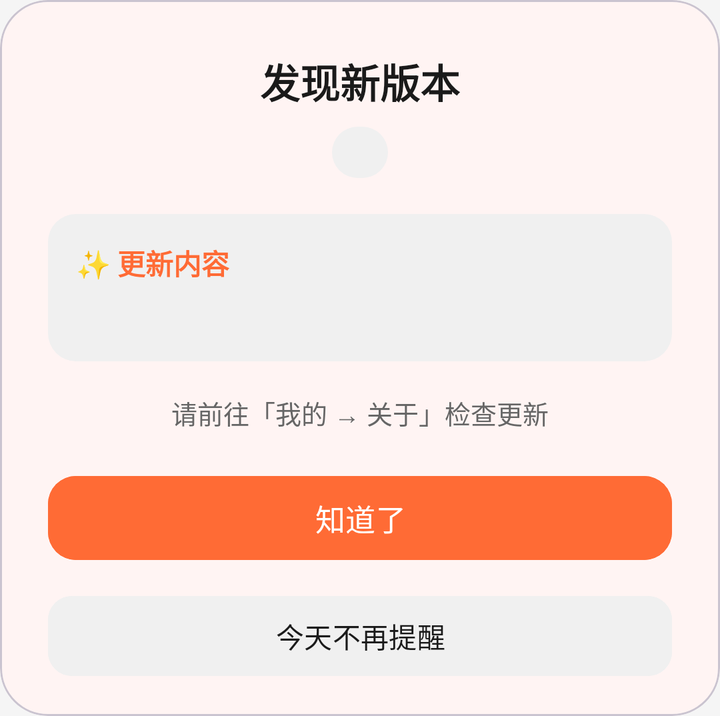
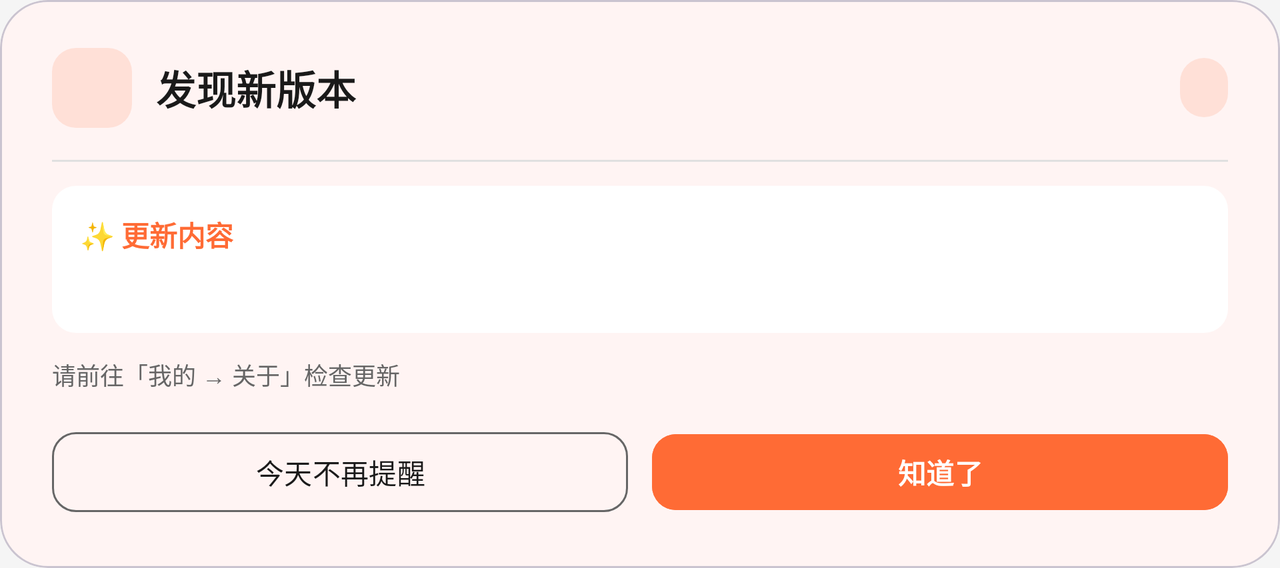

An Android layout and its configuration variant, each rendered on a device that would load it. The default file and the variant file are quoted in full after the pictures.
<!-- AndroidManifest.xml: application theme Theme.MyMovieStore -->
<!-- res/layout/dialog_update_tip.xml -->
<?xml version="1.0" encoding="utf-8"?>
<com.google.android.material.card.MaterialCardView xmlns:android="http://schemas.android.com/apk/res/android"
    xmlns:app="http://schemas.android.com/apk/res-auto"
    android:layout_width="match_parent"
    android:layout_height="wrap_content"
    app:cardBackgroundColor="@color/dialog_background"
    app:cardCornerRadius="24dp"
    app:cardElevation="0dp">

    <LinearLayout
        android:layout_width="match_parent"
        android:layout_height="wrap_content"
        android:orientation="vertical"
        android:paddingStart="24dp"
        android:paddingEnd="24dp"
        android:paddingTop="26dp"
        android:paddingBottom="16dp">

        
        <TextView
            android:layout_width="wrap_content"
            android:layout_height="wrap_content"
            android:layout_gravity="center_horizontal"
            android:text="@string/update_found_title"
            android:textColor="@color/colorOnSurface"
            android:textSize="20sp"
            android:textStyle="bold" />

        
        <TextView
            android:id="@+id/tvBadgeVersion"
            android:layout_width="wrap_content"
            android:layout_height="wrap_content"
            android:layout_gravity="center_horizontal"
            android:layout_marginTop="8dp"
            android:background="@drawable/bg_badge"
            android:paddingStart="14dp"
            android:paddingEnd="14dp"
            android:paddingTop="4dp"
            android:paddingBottom="4dp"
            android:textColor="@color/colorPrimary"
            android:textSize="13sp"
            android:textStyle="bold" />

        
        <ScrollView
            android:id="@+id/scrollUpdateContent"
            android:layout_width="match_parent"
            android:layout_height="wrap_content"
            android:layout_marginTop="18dp"
            android:focusable="false"
            android:overScrollMode="never"
            android:scrollbars="none">

            <LinearLayout
                android:id="@+id/cardUpdateContent"
                android:layout_width="match_parent"
                android:layout_height="wrap_content"
                android:background="@drawable/bg_card_rounded"
                android:orientation="vertical"
                android:padding="14dp">

            <TextView
                android:layout_width="wrap_content"
                android:layout_height="wrap_content"
                android:text="@string/update_section_title"
                android:textColor="@color/colorPrimary"
                android:textSize="14sp"
                android:textStyle="bold" />

            <TextView
                android:id="@+id/tvUpdateContent"
                android:layout_width="match_parent"
                android:layout_height="wrap_content"
                android:layout_marginTop="6dp"
                android:textColor="@color/colorOnSurfaceSoft"
                android:textSize="14sp"
                android:lineSpacingExtra="4dp" />

            </LinearLayout>

        </ScrollView>

        
        <TextView
            android:layout_width="match_parent"
            android:layout_height="wrap_content"
            android:layout_marginTop="16dp"
            android:gravity="center"
            android:text="@string/update_tip_path"
            android:textColor="@color/colorOnSurfaceSecondary"
            android:textSize="13sp" />

        
        <com.google.android.material.button.MaterialButton
            android:id="@+id/btnGotIt"
            android:layout_width="match_parent"
            android:layout_height="50dp"
            android:layout_marginTop="18dp"
            android:backgroundTint="@color/colorPrimary"
            android:text="@string/got_it"
            android:textColor="@color/colorOnPrimary"
            android:textSize="15sp"
            app:cornerRadius="14dp" />

        
        <com.google.android.material.button.MaterialButton
            android:id="@+id/tvSkipToday"
            android:layout_width="match_parent"
            android:layout_height="48dp"
            android:layout_marginTop="10dp"
            android:backgroundTint="@color/chip_background"
            android:text="@string/update_not_today"
            android:textColor="@color/colorOnSurface"
            android:textSize="14sp"
            app:cornerRadius="12dp" />

    </LinearLayout>

</com.google.android.material.card.MaterialCardView>
<!-- resources referenced by this layout -->
<resources>
  <color name="chip_background">#F0F0F0</color>
  <color name="colorOnPrimary">#FFFFFF</color>
  <color name="colorOnSurface">#1A1A1A</color>
  <color name="colorOnSurfaceSecondary">#666666</color>
  <color name="colorOnSurfaceSoft">#333333</color>
  <color name="colorPrimary">#FF6B35</color>
  <color name="dialog_background">#FFF4F3</color>
  <!-- drawable bg_badge (drawable) -->
  <?xml version="1.0" encoding="utf-8"?>
  <shape xmlns:android="http://schemas.android.com/apk/res/android">
      <corners android:radius="20dp" />
      <solid android:color="@color/colorSurfaceHighlight" />
  </shape>
  <!-- drawable bg_card_rounded (drawable) -->
  <?xml version="1.0" encoding="utf-8"?>
  <shape xmlns:android="http://schemas.android.com/apk/res/android">
      <corners android:radius="14dp" />
      <solid android:color="@color/colorSurfaceHighlight" />
  </shape>
  <string name="got_it">知道了</string>
  <string name="update_found_title">发现新版本</string>
  <string name="update_not_today">今天不再提醒</string>
  <string name="update_section_title">✨ 更新内容</string>
  <string name="update_tip_path">请前往「我的 → 关于」检查更新</string>
  <style name="Theme.MyMovieStore" parent="Base.Theme.MyMovieStore" />
  <color name="colorSurfaceHighlight">#F0F0F0</color>
  <style name="Base.Theme.MyMovieStore" parent="ThemeMyMovieStoreCore">
          <item name="android:windowLightStatusBar">true</item>
      </style>
  <style name="ThemeMyMovieStoreCore" parent="Theme.Material3.DayNight.NoActionBar">
          
          <item name="colorPrimary">@color/colorPrimary</item>
          <item name="colorPrimaryVariant">@color/colorPrimaryDark</item>
          <item name="colorOnPrimary">@color/white</item>
          <item name="colorSecondary">@color/colorAccent</item>
          <item name="colorOnSecondary">@color/white</item>
  
          
          <item name="android:windowBackground">@color/colorBackground</item>
          <item name="colorSurface">@color/colorSurface</item>
          <item name="colorOnSurface">@color/colorOnSurface</item>
  
          
          <item name="android:textColorPrimary">@color/colorOnSurface</item>
          <item name="android:textColorSecondary">@color/colorOnSurfaceSecondary</item>
  
          
          <item name="colorError">@color/colorError</item>
          <item name="colorOnError">@color/white</item>
  
          
          <item name="android:statusBarColor">@android:color/transparent</item>
          <item name="android:navigationBarColor">@color/colorSurface</item>
  
          
          <item name="colorControlHighlight">@color/colorRipple</item>
      </style>
  <color name="colorPrimaryDark">#E55A20</color>
  <color name="white">#FFFFFFFF</color>
  <color name="colorAccent">#FF6B35</color>
  <color name="colorBackground">#F5F5F5</color>
  <color name="colorSurface">#FFFFFF</color>
  <color name="colorError">#EF5350</color>
  <color name="colorRipple">#1F000000</color>
</resources>
<!-- res/layout-land/dialog_update_tip.xml (the repository's variant of the layout above) -->
<!-- drawn on the phone turned sideways -->
<?xml version="1.0" encoding="utf-8"?>
<com.google.android.material.card.MaterialCardView xmlns:android="http://schemas.android.com/apk/res/android"
    xmlns:app="http://schemas.android.com/apk/res-auto"
    android:layout_width="match_parent"
    android:layout_height="wrap_content"
    app:cardBackgroundColor="@color/dialog_background"
    app:cardCornerRadius="24dp"
    app:cardElevation="0dp">

    <LinearLayout
        android:layout_width="match_parent"
        android:layout_height="wrap_content"
        android:orientation="vertical"
        android:paddingStart="26dp"
        android:paddingEnd="26dp"
        android:paddingTop="24dp"
        android:paddingBottom="24dp">

        
        <LinearLayout
            android:layout_width="match_parent"
            android:layout_height="wrap_content"
            android:gravity="center_vertical"
            android:orientation="horizontal">

            <ImageView
                android:layout_width="40dp"
                android:layout_height="40dp"
                android:background="@drawable/bg_icon_chip"
                android:padding="9dp"
                android:src="@drawable/ic_download"
                app:tint="@color/colorPrimary" />

            <TextView
                android:layout_width="0dp"
                android:layout_height="wrap_content"
                android:layout_marginStart="12dp"
                android:layout_weight="1"
                android:text="@string/update_found_title"
                android:textColor="@color/colorOnSurface"
                android:textSize="20sp"
                android:textStyle="bold" />

            <TextView
                android:id="@+id/tvBadgeVersion"
                android:layout_width="wrap_content"
                android:layout_height="wrap_content"
                android:background="@drawable/bg_icon_chip"
                android:paddingStart="12dp"
                android:paddingTop="6dp"
                android:paddingEnd="12dp"
                android:paddingBottom="6dp"
                android:textColor="@color/colorPrimary"
                android:textSize="13sp"
                android:textStyle="bold" />
        </LinearLayout>

        <View
            android:layout_width="match_parent"
            android:layout_height="1dp"
            android:layout_marginTop="16dp"
            android:background="@color/divider" />

        
        <ScrollView
            android:id="@+id/scrollUpdateContent"
            android:layout_width="match_parent"
            android:layout_height="wrap_content"
            android:layout_marginTop="12dp"
            android:overScrollMode="never"
            android:scrollbars="none">

            <LinearLayout
                android:id="@+id/cardUpdateContent"
                android:layout_width="match_parent"
                android:layout_height="wrap_content"
                android:background="@drawable/bg_row_card"
                android:orientation="vertical"
                android:padding="14dp">

                <TextView
                    android:layout_width="wrap_content"
                    android:layout_height="wrap_content"
                    android:text="@string/update_section_title"
                    android:textColor="@color/colorPrimary"
                    android:textSize="14sp"
                    android:textStyle="bold" />

                <TextView
                    android:id="@+id/tvUpdateContent"
                    android:layout_width="match_parent"
                    android:layout_height="wrap_content"
                    android:layout_marginTop="6dp"
                    android:lineSpacingExtra="4dp"
                    android:textColor="@color/colorOnSurfaceSoft"
                    android:textSize="14sp" />

            </LinearLayout>

        </ScrollView>

        
        <TextView
            android:layout_width="match_parent"
            android:layout_height="wrap_content"
            android:layout_marginTop="12dp"
            android:text="@string/update_tip_path"
            android:textColor="@color/colorOnSurfaceSecondary"
            android:textSize="12sp" />

        
        <LinearLayout
            android:layout_width="match_parent"
            android:layout_height="wrap_content"
            android:layout_marginTop="16dp"
            android:orientation="horizontal">

            <com.google.android.material.button.MaterialButton
                android:id="@+id/tvSkipToday"
                android:layout_width="0dp"
                android:layout_height="48dp"
                android:layout_marginEnd="6dp"
                android:layout_weight="1"
                android:text="@string/update_not_today"
                android:textColor="@color/colorOnSurface"
                app:backgroundTint="@android:color/transparent"
                app:cornerRadius="12dp"
                app:strokeColor="@color/colorOnSurfaceSecondary"
                app:strokeWidth="1dp" />

            <com.google.android.material.button.MaterialButton
                android:id="@+id/btnGotIt"
                android:layout_width="0dp"
                android:layout_height="46dp"
                android:layout_marginStart="6dp"
                android:layout_weight="1"
                android:backgroundTint="@color/colorPrimary"
                android:text="@string/got_it"
                android:textColor="@color/colorOnPrimary"
                android:textStyle="bold"
                app:cornerRadius="12dp" />

        </LinearLayout>

    </LinearLayout>

</com.google.android.material.card.MaterialCardView>
<!-- resources referenced by the variant -->
<!-- as the phone turned sideways resolves them -->
<resources>
  <color name="colorOnPrimary">#FFFFFF</color>
  <color name="colorOnSurface">#1A1A1A</color>
  <color name="colorOnSurfaceSecondary">#666666</color>
  <color name="colorOnSurfaceSoft">#333333</color>
  <color name="colorPrimary">#FF6B35</color>
  <color name="dialog_background">#FFF4F3</color>
  <color name="divider">#E0E0E0</color>
  <!-- drawable bg_icon_chip (drawable) -->
  <?xml version="1.0" encoding="utf-8"?>
  <shape xmlns:android="http://schemas.android.com/apk/res/android">
      <solid android:color="#26FF6B35" />
      <corners android:radius="12dp" />
  </shape>
  <!-- drawable bg_row_card (drawable) -->
  <?xml version="1.0" encoding="utf-8"?>
  <shape xmlns:android="http://schemas.android.com/apk/res/android">
      <solid android:color="@color/row_card_background" />
      <corners android:radius="12dp" />
  </shape>
  <string name="got_it">知道了</string>
  <string name="update_found_title">发现新版本</string>
  <string name="update_not_today">今天不再提醒</string>
  <string name="update_section_title">✨ 更新内容</string>
  <string name="update_tip_path">请前往「我的 → 关于」检查更新</string>
  <style name="Theme.MyMovieStore" parent="Base.Theme.MyMovieStore" />
  <color name="row_card_background">#FFFFFF</color>
  <style name="Base.Theme.MyMovieStore" parent="ThemeMyMovieStoreCore">
          <item name="android:windowLightStatusBar">true</item>
      </style>
  <style name="ThemeMyMovieStoreCore" parent="Theme.Material3.DayNight.NoActionBar">
          
          <item name="colorPrimary">@color/colorPrimary</item>
          <item name="colorPrimaryVariant">@color/colorPrimaryDark</item>
          <item name="colorOnPrimary">@color/white</item>
          <item name="colorSecondary">@color/colorAccent</item>
          <item name="colorOnSecondary">@color/white</item>
  
          
          <item name="android:windowBackground">@color/colorBackground</item>
          <item name="colorSurface">@color/colorSurface</item>
          <item name="colorOnSurface">@color/colorOnSurface</item>
  
          
          <item name="android:textColorPrimary">@color/colorOnSurface</item>
          <item name="android:textColorSecondary">@color/colorOnSurfaceSecondary</item>
  
          
          <item name="colorError">@color/colorError</item>
          <item name="colorOnError">@color/white</item>
  
          
          <item name="android:statusBarColor">@android:color/transparent</item>
          <item name="android:navigationBarColor">@color/colorSurface</item>
  
          
          <item name="colorControlHighlight">@color/colorRipple</item>
      </style>
  <color name="colorPrimaryDark">#E55A20</color>
  <color name="white">#FFFFFFFF</color>
  <color name="colorAccent">#FF6B35</color>
  <color name="colorBackground">#F5F5F5</color>
  <color name="colorSurface">#FFFFFF</color>
  <color name="colorError">#EF5350</color>
  <color name="colorRipple">#1F000000</color>
</resources>
